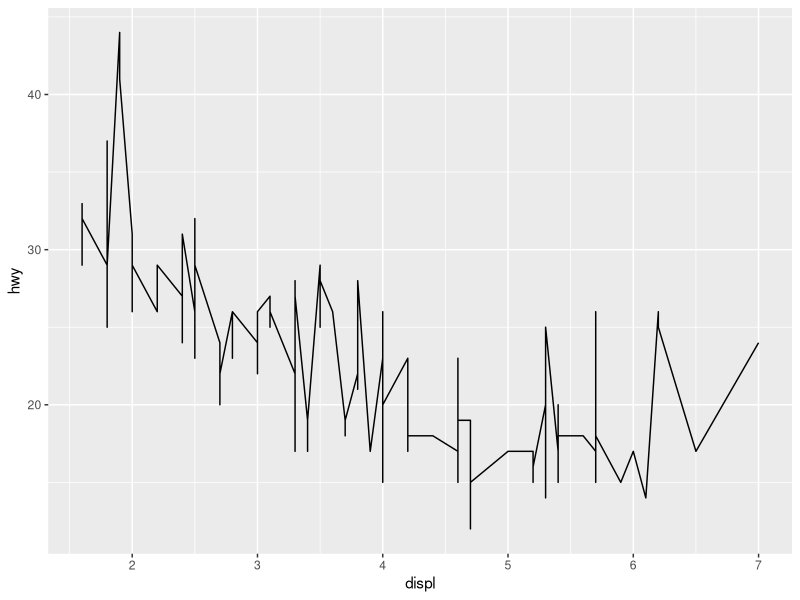
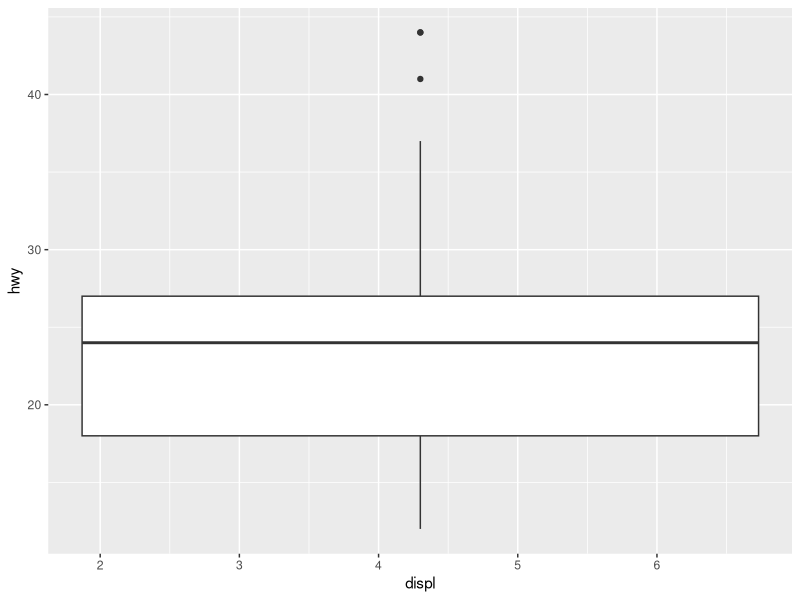
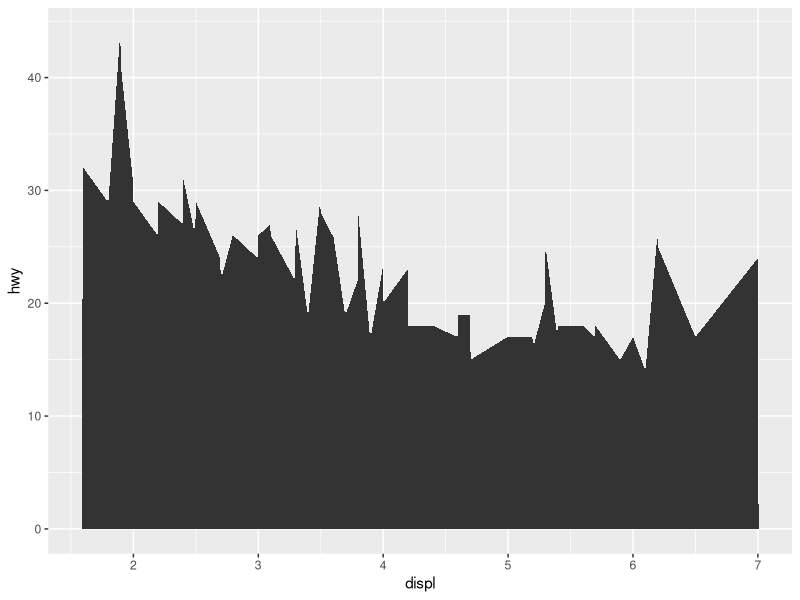
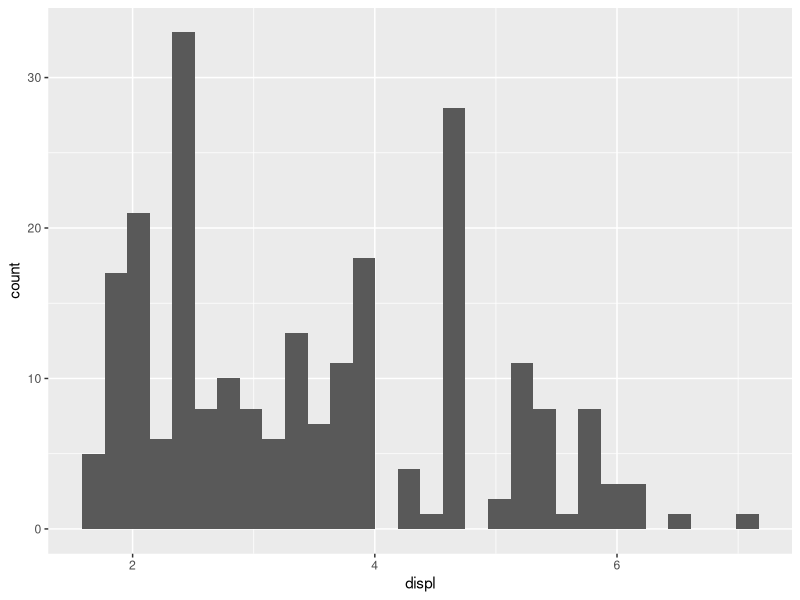
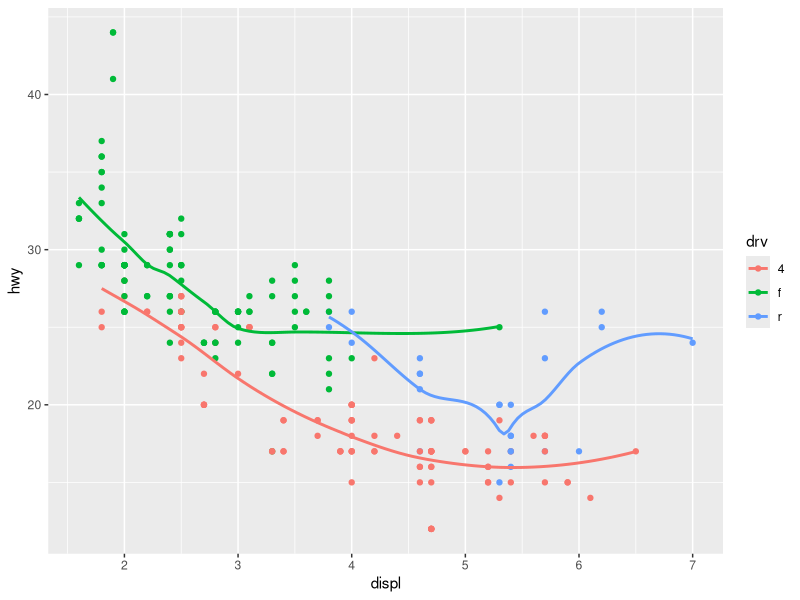
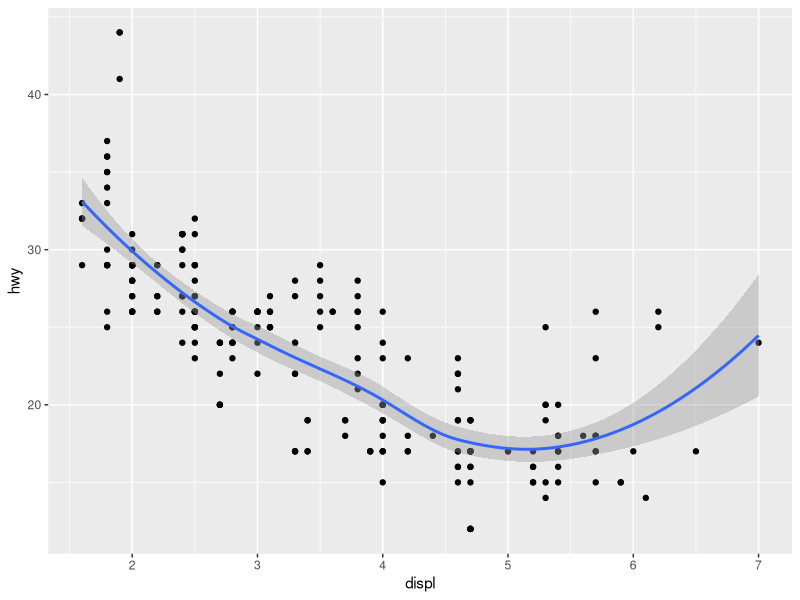
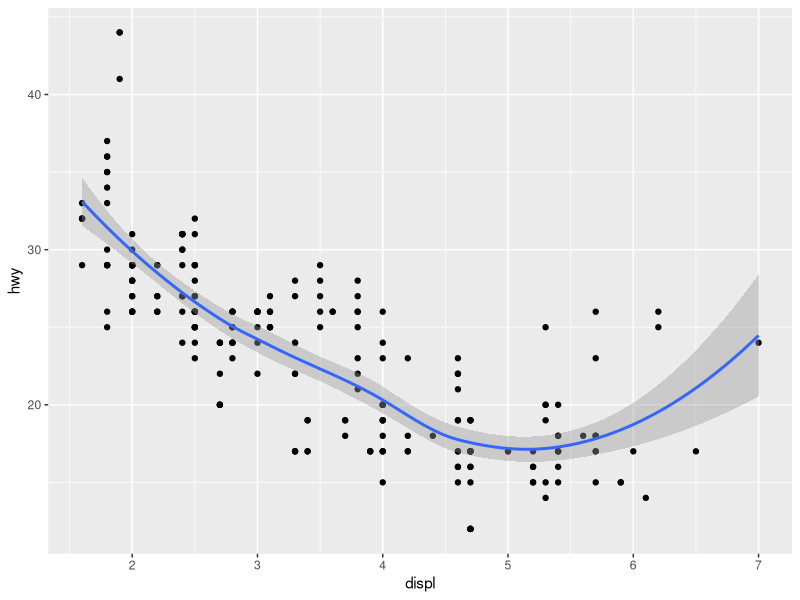
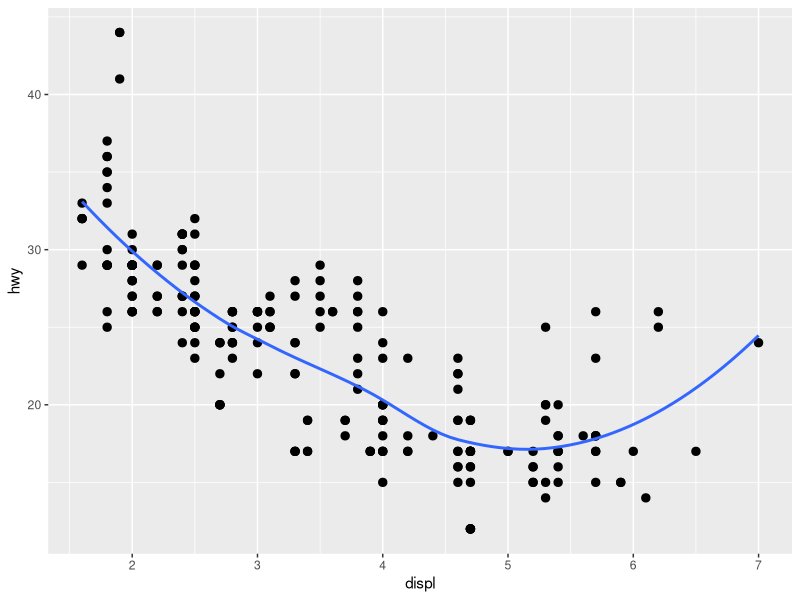

These charts were generated, in order, by the following R code:
## ---- chunk 1
library(tidyverse)
library(mapproj)
## ---- chunk 2
p <- ggplot(data = mpg, aes(x = displ, y = hwy))
p + geom_line()
p + geom_boxplot()
p + geom_area()
q <- ggplot(data = mpg, mapping = aes(x = displ))
q + geom_histogram()
## ---- chunk 3
ggplot(data = mpg, mapping = aes(x = displ, y = hwy, color = drv)) + 
  geom_point() + 
  geom_smooth(se = FALSE)
## ---- chunk 4
ggplot(data = mpg, aes(x = displ, y = hwy)) + 
  geom_point() + 
  geom_smooth()

ggplot() + 
  geom_point(data = mpg, aes(x = displ, y = hwy)) + 
  geom_smooth(data = mpg, aes(x = displ, y = hwy))
## ---- chunk 5
p <- ggplot(data = mpg, mapping = aes(x = displ, y = hwy))  
p + geom_point(size=2.5) + 
    geom_smooth(se=FALSE, size=1)

p + geom_point(size=2.5) + 
    geom_smooth(se=FALSE, size=1, aes(group=drv))

ggplot(data = mpg, mapping = aes(x = displ, y = hwy, color=drv)) +
  geom_point(size=2.5, aes(fill=drv)) + 
  geom_smooth(se=FALSE, size=1)

p + geom_point(size=2.5, aes(color = drv)) + 
  geom_smooth(se=FALSE, size=1)

p + geom_point(size=2.5, aes(color=drv)) + 
  geom_smooth(se=FALSE, size=1, aes(linetype=drv))

p + 
  geom_point(aes(fill=drv), shape = 21, color = "white", size = 2.5, stroke = 2)
## ---- chunk 6
ggplot(data = diamonds, aes(x = cut, y = depth)) + 
  geom_pointrange(stat="summary", fun.ymin = min, fun.ymax = max, fun.y = median)
## ---- chunk 7
ggplot(data = diamonds) + 
  geom_bar(mapping = aes(x = cut, y = ..prop.., group = 1))
ggplot(data = diamonds) + 
  geom_col(mapping = aes(x = cut, y = 1))
## ---- chunk 8
ggplot(data = diamonds) + 
  geom_bar(aes(x = cut, y = ..prop..))
ggplot(data = diamonds) + 
  geom_bar(aes(x = cut, fill = color, y = ..prop..))
## ---- chunk 9
ggplot(data = diamonds) + 
  geom_bar(mapping = aes(x = cut, y = ..prop.., group = 1))
## ---- chunk 10
ggplot(data = mpg, aes(x = cty, y = hwy)) + 
  geom_point()
## ---- chunk 11
ggplot(data = mpg, mapping = aes(x = cty, y = hwy)) + 
  geom_point(position="jitter")
## ---- chunk 12
ggplot(data = mpg, mapping = aes(x = cty, y = hwy)) + 
  geom_jitter(size=1.5)
## ---- chunk 13
ggplot(data = mpg, mapping = aes(x = cty, y = hwy)) + 
  geom_jitter()

ggplot(data = mpg, mapping = aes(x = cty, y = hwy)) + 
  geom_count()
## ---- chunk 14
p <- ggplot(data = mpg, aes(x=drv, y=cty)) 
p + geom_boxplot() 
p + geom_boxplot(position='dodge') # the same
## ---- chunk 15
p <- ggplot(data=diamonds, aes(cut, fill=clarity))
p + geom_bar() + coord_polar()
## ---- chunk 16
nz <- map_data("nz")

ggplot(nz, aes(long, lat, group = group)) +
  geom_polygon(fill = "white", colour = "black")

ggplot(nz, aes(long, lat, group = group)) +
  geom_polygon(fill = "white", colour = "black") +
  coord_quickmap()

ggplot(nz, aes(long, lat, group = group)) +
  geom_polygon(fill = "white", colour = "black") +
  coord_map()
## ---- chunk 17
ggplot(data = mpg, mapping = aes(x = cty, y = hwy)) +
  geom_point() + geom_abline() +
  coord_fixed()
## ---- chunk 18
# ensures that the ranges of axes are equal to the specified ratio by
# adjusting the plot aspect ratio

p <- ggplot(mtcars, aes(mpg, wt)) + geom_point()
p + coord_fixed(ratio = 1)
p + coord_fixed(ratio = 5)
p + coord_fixed(ratio = 1/5)

# Resize the plot to see that the specified aspect ratio is maintained
